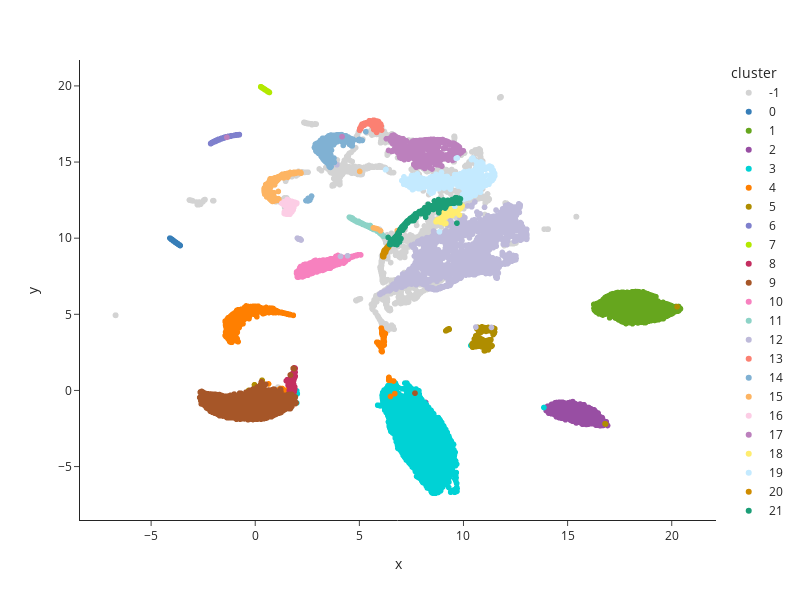

The notebook cell this image was saved under:
### Code cell
fig = px.scatter(
    emb_df,
    x="x",
    y="y",
    color="cluster",
    # color_discrete_sequence=px.colors.qualitative.Light24,
    color_discrete_sequence=mpn65_palette(),
    width=800,
    height=600,
    template="simple_white",
    color_discrete_map={-1: "lightgray"},
)
# fig.update_traces(
#     marker=dict(
#         line=dict(
#             width=emb_df["cluster"].map(lambda x: 0.5 if x < 0 else 0).values,
#             color="white",
#         )
#     )
# )
fig.show()

### Figure 1 — Plotly figure (JSON) as saved in the notebook; plotly's stock layout.template omitted (floating-point values rounded to 4 significant figures; data arrays with more than 128 entries replaced by an {"elided": "..."} marker saying what was removed)
{"data": [{"hovertemplate": "cluster=-1<br>x=%{x}<br>y=%{y}<extra></extra>", "legendgroup": "-1", "marker": {"color": "lightgray", "symbol": "circle"}, "mode": "markers", "name": "-1", "showlegend": true, "type": "scattergl", "x": {"elided": "2739 float values"}, "xaxis": "x", "y": {"elided": "2739 float values"}, "yaxis": "y"}, {"hovertemplate": "cluster=0<br>x=%{x}<br>y=%{y}<extra></extra>", "legendgroup": "0", "marker": {"color": "#377eb8", "symbol": "circle"}, "mode": "markers", "name": "0", "showlegend": true, "type": "scattergl", "x": {"elided": "194 float values"}, "xaxis": "x", "y": {"elided": "194 float values"}, "yaxis": "y"}, {"hovertemplate": "cluster=1<br>x=%{x}<br>y=%{y}<extra></extra>", "legendgroup": "1", "marker": {"color": "#66a61e", "symbol": "circle"}, "mode": "markers", "name": "1", "showlegend": true, "type": "scattergl", "x": {"elided": "3260 float values"}, "xaxis": "x", "y": {"elided": "3260 float values"}, "yaxis": "y"}, {"hovertemplate": "cluster=2<br>x=%{x}<br>y=%{y}<extra></extra>", "legendgroup": "2", "marker": {"color": "#984ea3", "symbol": "circle"}, "mode": "markers", "name": "2", "showlegend": true, "type": "scattergl", "x": {"elided": "2255 float values"}, "xaxis": "x", "y": {"elided": "2255 float values"}, "yaxis": "y"}, {"hovertemplate": "cluster=3<br>x=%{x}<br>y=%{y}<extra></extra>", "legendgroup": "3", "marker": {"color": "#00d2d5", "symbol": "circle"}, "mode": "markers", "name": "3", "showlegend": true, "type": "scattergl", "x": {"elided": "8336 float values"}, "xaxis": "x", "y": {"elided": "8336 float values"}, "yaxis": "y"}, {"hovertemplate": "cluster=4<br>x=%{x}<br>y=%{y}<extra></extra>", "legendgroup": "4", "marker": {"color": "#ff7f00", "symbol": "circle"}, "mode": "markers", "name": "4", "showlegend": true, "type": "scattergl", "x": {"elided": "1526 float values"}, "xaxis": "x", "y": {"elided": "1526 float values"}, "yaxis": "y"}, {"hovertemplate": "cluster=5<br>x=%{x}<br>y=%{y}<extra></extra>", "legendgroup": "5", "marker": {"color": "#af8d00", "symbol": "circle"}, "mode": "markers", "name": "5", "showlegend": true, "type": "scattergl", "x": {"elided": "645 float values"}, "xaxis": "x", "y": {"elided": "645 float values"}, "yaxis": "y"}, {"hovertemplate": "cluster=6<br>x=%{x}<br>y=%{y}<extra></extra>", "legendgroup": "6", "marker": {"color": "#7f80cd", "symbol": "circle"}, "mode": "markers", "name": "6", "showlegend": true, "type": "scattergl", "x": {"elided": "289 float values"}, "xaxis": "x", "y": {"elided": "289 float values"}, "yaxis": "y"}, {"hovertemplate": "cluster=7<br>x=%{x}<br>y=%{y}<extra></extra>", "legendgroup": "7", "marker": {"color": "#b3e900", "symbol": "circle"}, "mode": "markers", "name": "7", "showlegend": true, "type": "scattergl", "x": [0.3807, 0.3658, 0.2753, 0.2829, 0.3773, 0.6366, 0.6367, 0.5859, 0.5338, 0.6048, 0.5963, 0.5688, 0.6355, 0.4514, 0.4433, 0.6104, 0.3947, 0.378, 0.6485, 0.4772, 0.63, 0.6069, 0.3669, 0.5141, 0.5935, 0.3803, 0.6482, 0.2716, 0.3796, 0.2712, 0.4524, 0.2708, 0.2763, 0.4409, 0.2874, 0.6137, 0.439, 0.682, 0.3201, 0.3206, 0.6012, 0.651, 0.3085, 0.3447, 0.5832, 0.6416, 0.4688, 0.6593, 0.6518, 0.326, 0.6326, 0.5838, 0.5958, 0.6626, 0.5894, 0.3252, 0.4663, 0.5988, 0.4805, 0.3194, 0.2754, 0.4123, 0.2832, 0.3311, 0.493, 0.5757, 0.6678, 0.4598, 0.3789, 0.452, 0.4343, 0.4392, 0.6382, 0.2728, 0.2757, 0.2658, 0.4113, 0.5916, 0.326, 0.4754, 0.5592, 0.4624, 0.4979, 0.3215, 0.2753, 0.599, 0.3123, 0.2843, 0.5505, 0.6261, 0.4352, 0.3194, 0.3854, 0.3126, 0.416, 0.6525, 0.3814, 0.5757, 0.5991, 0.5779, 0.3155, 0.5036, 0.283, 0.5369, 0.5895, 0.6406, 0.6516, 0.2941, 0.5868, 0.5863, 0.5985, 0.4453, 0.3743, 0.2732, 0.6355, 0.413, 0.4724, 0.6012, 0.6157, 0.6595, 0.6464, 0.4648, 0.3768, 0.343, 0.3223, 0.5666], "xaxis": "x", "y": [19.84, 19.85, 19.94, 19.93, 19.84, 19.61, 19.61, 19.65, 19.7, 19.64, 19.65, 19.67, 19.61, 19.77, 19.78, 19.63, 19.83, 19.84, 19.6, 19.75, 19.62, 19.64, 19.85, 19.72, 19.65, 19.84, 19.6, 19.94, 19.84, 19.94, 19.77, 19.94, 19.94, 19.78, 19.93, 19.63, 19.79, 19.57, 19.89, 19.89, 19.64, 19.6, 19.9, 19.87, 19.66, 19.61, 19.76, 19.59, 19.6, 19.89, 19.61, 19.66, 19.65, 19.59, 19.65, 19.89, 19.76, 19.64, 19.75, 19.89, 19.94, 19.81, 19.93, 19.88, 19.73, 19.66, 19.58, 19.77, 19.84, 19.77, 19.79, 19.79, 19.61, 19.94, 19.94, 19.95, 19.81, 19.65, 19.89, 19.75, 19.68, 19.77, 19.73, 19.89, 19.94, 19.64, 19.9, 19.93, 19.69, 19.62, 19.79, 19.89, 19.84, 19.9, 19.81, 19.6, 19.84, 19.66, 19.64, 19.66, 19.9, 19.73, 19.93, 19.7, 19.65, 19.61, 19.6, 19.92, 19.65, 19.65, 19.64, 19.78, 19.85, 19.94, 19.61, 19.81, 19.76, 19.64, 19.63, 19.59, 19.6, 19.76, 19.84, 19.87, 19.89, 19.67], "yaxis": "y"}, {"hovertemplate": "cluster=8<br>x=%{x}<br>y=%{y}<extra></extra>", "legendgroup": "8", "marker": {"color": "#c42e60", "symbol": "circle"}, "mode": "markers", "name": "8", "showlegend": true, "type": "scattergl", "x": {"elided": "294 float values"}, "xaxis": "x", "y": {"elided": "294 float values"}, "yaxis": "y"}, {"hovertemplate": "cluster=9<br>x=%{x}<br>y=%{y}<extra></extra>", "legendgroup": "9", "marker": {"color": "#a65628", "symbol": "circle"}, "mode": "markers", "name": "9", "showlegend": true, "type": "scattergl", "x": {"elided": "4135 float values"}, "xaxis": "x", "y": {"elided": "4135 float values"}, "yaxis": "y"}, {"hovertemplate": "cluster=10<br>x=%{x}<br>y=%{y}<extra></extra>", "legendgroup": "10", "marker": {"color": "#f781bf", "symbol": "circle"}, "mode": "markers", "name": "10", "showlegend": true, "type": "scattergl", "x": {"elided": "1354 float values"}, "xaxis": "x", "y": {"elided": "1354 float values"}, "yaxis": "y"}, {"hovertemplate": "cluster=11<br>x=%{x}<br>y=%{y}<extra></extra>", "legendgroup": "11", "marker": {"color": "#8dd3c7", "symbol": "circle"}, "mode": "markers", "name": "11", "showlegend": true, "type": "scattergl", "x": {"elided": "248 float values"}, "xaxis": "x", "y": {"elided": "248 float values"}, "yaxis": "y"}, {"hovertemplate": "cluster=12<br>x=%{x}<br>y=%{y}<extra></extra>", "legendgroup": "12", "marker": {"color": "#bebada", "symbol": "circle"}, "mode": "markers", "name": "12", "showlegend": true, "type": "scattergl", "x": {"elided": "5281 float values"}, "xaxis": "x", "y": {"elided": "5281 float values"}, "yaxis": "y"}, {"hovertemplate": "cluster=13<br>x=%{x}<br>y=%{y}<extra></extra>", "legendgroup": "13", "marker": {"color": "#fb8072", "symbol": "circle"}, "mode": "markers", "name": "13", "showlegend": true, "type": "scattergl", "x": {"elided": "315 float values"}, "xaxis": "x", "y": {"elided": "315 float values"}, "yaxis": "y"}, {"hovertemplate": "cluster=14<br>x=%{x}<br>y=%{y}<extra></extra>", "legendgroup": "14", "marker": {"color": "#80b1d3", "symbol": "circle"}, "mode": "markers", "name": "14", "showlegend": true, "type": "scattergl", "x": {"elided": "1043 float values"}, "xaxis": "x", "y": {"elided": "1043 float values"}, "yaxis": "y"}, {"hovertemplate": "cluster=15<br>x=%{x}<br>y=%{y}<extra></extra>", "legendgroup": "15", "marker": {"color": "#fdb462", "symbol": "circle"}, "mode": "markers", "name": "15", "showlegend": true, "type": "scattergl", "x": {"elided": "954 float values"}, "xaxis": "x", "y": {"elided": "954 float values"}, "yaxis": "y"}, {"hovertemplate": "cluster=16<br>x=%{x}<br>y=%{y}<extra></extra>", "legendgroup": "16", "marker": {"color": "#fccde5", "symbol": "circle"}, "mode": "markers", "name": "16", "showlegend": true, "type": "scattergl", "x": {"elided": "254 float values"}, "xaxis": "x", "y": {"elided": "254 float values"}, "yaxis": "y"}, {"hovertemplate": "cluster=17<br>x=%{x}<br>y=%{y}<extra></extra>", "legendgroup": "17", "marker": {"color": "#bc80bd", "symbol": "circle"}, "mode": "markers", "name": "17", "showlegend": true, "type": "scattergl", "x": {"elided": "1020 float values"}, "xaxis": "x", "y": {"elided": "1020 float values"}, "yaxis": "y"}, {"hovertemplate": "cluster=18<br>x=%{x}<br>y=%{y}<extra></extra>", "legendgroup": "18", "marker": {"color": "#ffed6f", "symbol": "circle"}, "mode": "markers", "name": "18", "showlegend": true, "type": "scattergl", "x": {"elided": "315 float values"}, "xaxis": "x", "y": {"elided": "315 float values"}, "yaxis": "y"}, {"hovertemplate": "cluster=19<br>x=%{x}<br>y=%{y}<extra></extra>", "legendgroup": "19", "marker": {"color": "#c4eaff", "symbol": "circle"}, "mode": "markers", "name": "19", "showlegend": true, "type": "scattergl", "x": {"elided": "1746 float values"}, "xaxis": "x", "y": {"elided": "1746 float values"}, "yaxis": "y"}, {"hovertemplate": "cluster=20<br>x=%{x}<br>y=%{y}<extra></extra>", "legendgroup": "20", "marker": {"color": "#cf8c00", "symbol": "circle"}, "mode": "markers", "name": "20", "showlegend": true, "type": "scattergl", "x": [6.254, 6.281, 6.295, 6.289, 6.271, 6.197, 6.368, 6.292, 6.349, 6.133, 6.267, 6.195, 6.411, 6.312, 6.326, 6.239, 6.294, 6.227, 6.178, 6.242, 6.388, 6.249, 6.318, 6.313, 6.341, 6.28, 6.4, 6.163, 6.222, 6.126, 6.224, 6.409, 6.312, 6.359, 6.254, 6.289, 6.228, 6.317, 6.126, 6.274, 6.228, 6.151, 6.284, 6.162, 6.386, 6.305, 6.305, 6.206, 6.188, 6.266, 6.326, 6.267, 6.207, 6.234, 6.162, 6.24, 6.355, 6.163, 6.337, 6.243, 6.222, 6.227, 6.248, 6.354, 6.229, 6.341, 6.266, 6.32, 6.279, 6.219, 6.159, 6.244, 6.35, 6.315, 6.191, 6.362, 6.289, 6.277, 6.3, 6.218, 6.293, 6.159, 6.322, 6.268, 6.211, 6.317, 6.317, 6.329, 6.305, 6.258, 6.288, 6.215, 6.27, 6.282, 6.315, 6.142, 6.274, 6.239, 6.385, 6.329, 6.169, 6.271, 6.303, 6.316], "xaxis": "x", "y": [9.2, 9.271, 9.304, 9.318, 9.187, 9.034, 9.414, 9.215, 9.411, 8.948, 9.186, 8.984, 9.519, 9.323, 9.37, 9.14, 9.276, 9.126, 9.007, 9.15, 9.498, 9.201, 9.339, 9.313, 9.396, 9.316, 9.427, 8.89, 9.141, 8.794, 9.141, 9.434, 9.31, 9.378, 9.203, 9.24, 9.166, 9.337, 8.896, 9.277, 9.173, 8.908, 9.211, 8.872, 9.459, 9.305, 9.326, 9.151, 9.173, 9.227, 9.37, 9.089, 9.22, 9.136, 8.775, 9.173, 9.34, 9.073, 9.346, 9.121, 9.148, 9.085, 9.153, 9.352, 9.146, 9.377, 9.254, 9.335, 9.214, 9.139, 8.881, 9.211, 9.408, 9.338, 9.133, 9.43, 9.299, 9.256, 9.282, 8.997, 9.226, 8.828, 9.328, 9.225, 9.115, 9.31, 9.332, 9.374, 9.284, 9.155, 9.281, 9.147, 9.272, 9.269, 9.32, 8.947, 9.252, 9.163, 9.47, 9.347, 9.015, 9.206, 9.252, 9.366], "yaxis": "y"}, {"hovertemplate": "cluster=21<br>x=%{x}<br>y=%{y}<extra></extra>", "legendgroup": "21", "marker": {"color": "#1b9e77", "symbol": "circle"}, "mode": "markers", "name": "21", "showlegend": true, "type": "scattergl", "x": {"elided": "915 float values"}, "xaxis": "x", "y": {"elided": "915 float values"}, "yaxis": "y"}], "layout": {"height": 600, "legend": {"title": {"text": "cluster"}, "tracegroupgap": 0}, "margin": {"t": 60}, "width": 800, "xaxis": {"anchor": "y", "domain": [0, 1], "title": {"text": "x"}}, "yaxis": {"anchor": "x", "domain": [0, 1], "title": {"text": "y"}}}}
